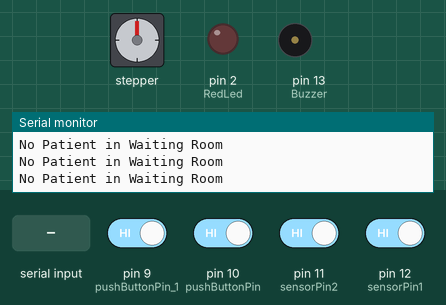
Simulated run of this sketch. Board: Arduino Uno, built with avr-gcc and run on an emulated ATmega328P. Shown: stepper motor, output pins drawn as LEDs (lit = HIGH), buzzer (waves = sounding, pin HIGH), the last lines printed to the serial monitor. Wiring (inferred from the names in the program): stepper motor (2048 steps per turn assumed): coils pin 8, pin 7, pin 6, pin 5. Inputs (shaded band) come from the test bench; at power-on: pin 9 (pushButtonPin_1), pin 10 (pushButtonPin), pin 11 (sensorPin2), pin 12 (sensorPin1) HIGH. The modem accepts every AT command (registered, SIM ready, sends succeed) and sends nothing else; pins used as bus, display or sensor lines are not drawn.

Above: at 1.9 s.
2.0 s: pin 12 (sensorPin1) driven LOW
At 4.9 s:
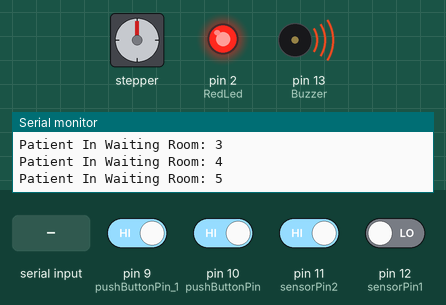
5.0 s: "1" received over the second serial link
7.0 s: pin 12 (sensorPin1) driven HIGH
10.0 s: pin 11 (sensorPin2) driven LOW
At 10.9 s:
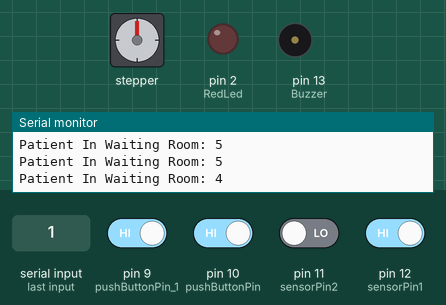
12.0 s: pin 11 (sensorPin2) driven HIGH
15.0 s: pin 9 (pushButtonPin_1) driven LOW and pin 10 (pushButtonPin) driven LOW
At 20.1 s:
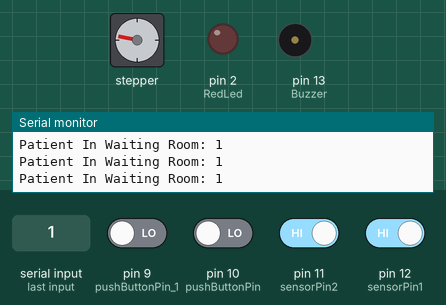
At 31.6 s:
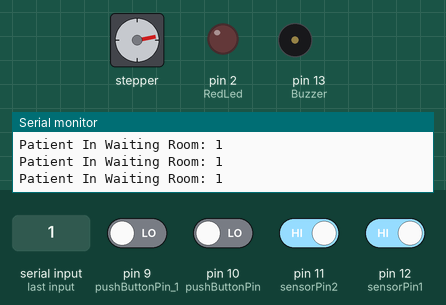
Timing chart, 0 to 55.9 s (numbered marks = the images above; inputs shaded):
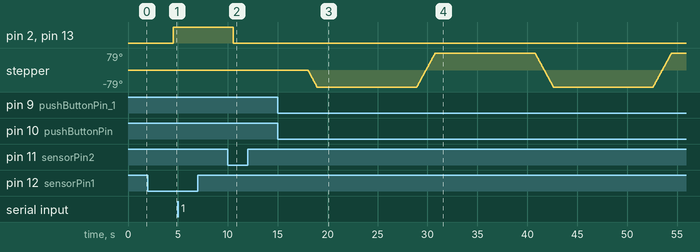

The sketch:

Door_mat.ino
```cpp
#include <SoftwareSerial.h>

//28BYJ 5V or 12V stepper Motor Connection
const int STEPPER_PIN_1 = 8;
const int STEPPER_PIN_2 = 7;
const int STEPPER_PIN_3 = 6;
const int STEPPER_PIN_4 = 5;

#define sensorPin1 12
#define sensorPin2 11
#define RedLed 2
#define Buzzer 13

int sensorState1 = 0;
int sensorState2 = 0;
int count = 0;

int Sms = 0;

const int pushButtonPin = 10;
const int pushButtonPin_1 = 9;

const int STEPS_PER_REVOLUTION = 2048;
const float DEGREES_PER_STEP = 360.0 / STEPS_PER_REVOLUTION;
const int TARGET_DEGREES = 20;

const int longPressDuration = 3000;
bool buttonPressed = false;
unsigned long buttonStartTime = 0;

const int longPressDuration_1 = 3000;
bool buttonPressed_1 = false;
unsigned long buttonStartTime_1 = 0;

//Create software serial object to communicate with SIM800L
SoftwareSerial mySerial(4, 3); //SIM800L Tx & Rx is connected to Arduino #3 & #2

void setup() {
  // put your setup code here, to run once:
  pinMode(STEPPER_PIN_1, OUTPUT);
  pinMode(STEPPER_PIN_2, OUTPUT);
  pinMode(STEPPER_PIN_3, OUTPUT);
  pinMode(STEPPER_PIN_4, OUTPUT);

  pinMode(pushButtonPin, INPUT_PULLUP);
  pinMode(pushButtonPin_1, INPUT_PULLUP);

  pinMode(sensorPin1, INPUT_PULLUP);
  pinMode(sensorPin2, INPUT_PULLUP);
  pinMode(RedLed, OUTPUT);
  pinMode(Buzzer, OUTPUT);

  Serial.begin(9600);
  mySerial.begin(9600);
  Serial.println("AUTOMATED DOOR MAT");
  Serial.println("No Patient in Waiting Room");
  delay(200);

  mySerial.println("AT"); //Once the handshake test is successful, it will back to OK
  updateSerial();

}

void loop() {
  sensorState1 = digitalRead(sensorPin1);
  sensorState2 = digitalRead(sensorPin2);

  if (sensorState1 == LOW) {
    count++;
    delay(500);
  }

  if (sensorState2 == LOW) {
    count--;
    delay(500);
  }

  if (count <= 0) {
    Serial.println("No Patient in Waiting Room");
  } else {
    Serial.print("Patient In Waiting Room: ");
    Serial.println(count);
  }

  if(count < 5){
    Sms = 0;
    digitalWrite(RedLed, LOW);
    digitalWrite(Buzzer, LOW);
       // Check for button press and hold
    if (digitalRead(pushButtonPin) == LOW) {
      if (!buttonPressed) {
        buttonPressed = true;
        buttonStartTime = millis();
      }

      if (millis() - buttonStartTime >= longPressDuration ) {
        rotateAntiClockwise();
        delay(10000);
        rotateClockwise();

      }
    } else {
      buttonPressed = false;
    }

    if (digitalRead(pushButtonPin_1) == LOW) {
      if (!buttonPressed_1) {
        buttonPressed_1 = true;
        buttonStartTime_1 = millis();
      }

      if (millis() - buttonStartTime_1 >= longPressDuration_1 ) {
        rotateClockwise();
        delay(10000);
        rotateAntiClockwise();
      }
    } else {
      buttonPressed_1 = false;
    }
  }else if(count >= 5){
    digitalWrite(RedLed, HIGH);
    digitalWrite(Buzzer, HIGH);
    if(Sms == 0){
      mySerial.println("AT+CMGF=1"); // Configuring TEXT mode
      updateSerial();
      mySerial.println("AT+CMGS=\"+254748613509\"");//change ZZ with country code and xxxxxxxxxxx with phone number to sms
      updateSerial();
      mySerial.print("5 Patient Waiting in the Waiting Room"); //text content
      updateSerial();
      mySerial.write(26);
      delay(1000);
      Sms = 1;
    }
    if (digitalRead(pushButtonPin_1) == LOW) {
      if (!buttonPressed_1) {
        buttonPressed_1 = true;
        buttonStartTime_1 = millis();
      }

      if (millis() - buttonStartTime_1 >= longPressDuration_1 ) {
        rotateClockwise();
        delay(10000);
        rotateAntiClockwise();
      }
    } else {
      buttonPressed_1 = false;
    }
  }


}
//Motor Function To rotate clockwise
void rotateClockwise() {
  int targetSteps = TARGET_DEGREES / DEGREES_PER_STEP;
  const int stepSequence[8][4] = {
    {HIGH, LOW, LOW, LOW},
    {HIGH, HIGH, LOW, LOW},
    {LOW, HIGH, LOW, LOW},
    {LOW, HIGH, HIGH, LOW},
    {LOW, LOW, HIGH, LOW},
    {LOW, LOW, HIGH, HIGH},
    {LOW, LOW, LOW, HIGH},
    {HIGH, LOW, LOW, HIGH}
  };
  for (int i = 0; i < targetSteps; i++) {
    for (int j = 0; j < 8; j++) {
      digitalWrite(STEPPER_PIN_1, stepSequence[j][0]);
      digitalWrite(STEPPER_PIN_2, stepSequence[j][1]);
      digitalWrite(STEPPER_PIN_3, stepSequence[j][2]);
      digitalWrite(STEPPER_PIN_4, stepSequence[j][3]);
      delayMicroseconds(1000);
    }
  }
  digitalWrite(STEPPER_PIN_1, LOW);
  digitalWrite(STEPPER_PIN_2, LOW);
  digitalWrite(STEPPER_PIN_3, LOW);
  digitalWrite(STEPPER_PIN_4, LOW);
}
//Motor Function to ratate anticlockwise
void rotateAntiClockwise() {
  int targetSteps = TARGET_DEGREES / DEGREES_PER_STEP;
  const int stepSequence[8][4] = {
    {HIGH, LOW, LOW, HIGH},
    {LOW, LOW, LOW, HIGH},
    {LOW, LOW, HIGH, HIGH},
    {LOW, LOW, HIGH, LOW},
    {LOW, HIGH, HIGH, LOW},
    {LOW, HIGH, LOW, LOW},
    {HIGH, HIGH, LOW, LOW},
    {HIGH, LOW, LOW, LOW}

  };
  for (int i = 0; i < targetSteps; i++) {
    for (int j = 0; j < 8; j++) {
      digitalWrite(STEPPER_PIN_4, stepSequence[j][3]);
      digitalWrite(STEPPER_PIN_3, stepSequence[j][2]);
      digitalWrite(STEPPER_PIN_2, stepSequence[j][1]);
      digitalWrite(STEPPER_PIN_1, stepSequence[j][0]);
      delayMicroseconds(1000);
    }
  }

  digitalWrite(STEPPER_PIN_4, LOW);
  digitalWrite(STEPPER_PIN_3, LOW);
  digitalWrite(STEPPER_PIN_2, LOW);
  digitalWrite(STEPPER_PIN_1, LOW);
}
void updateSerial(){
  delay(500);
  while (Serial.available())
  {
    mySerial.write(Serial.read());//Forward what Serial received to Software Serial Port
  }
  while(mySerial.available())
  {
    Serial.write(mySerial.read());//Forward what Software Serial received to Serial Port
  }
}
```

Measured:
- after the input at 2.0 s, pin 2 (RedLed), pin 13 (Buzzer): LOW → HIGH after 2.5 s
- after the input at 10.0 s, pin 2 (RedLed), pin 13 (Buzzer): HIGH → LOW after 0.52 s
- after the input at 15.0 s, stepper: turns 79° counter-clockwise in 0.91 s, then 158° clockwise in 1.8 s, then 158° counter-clockwise in 1.8 s, then 158° clockwise in 1.8 s
